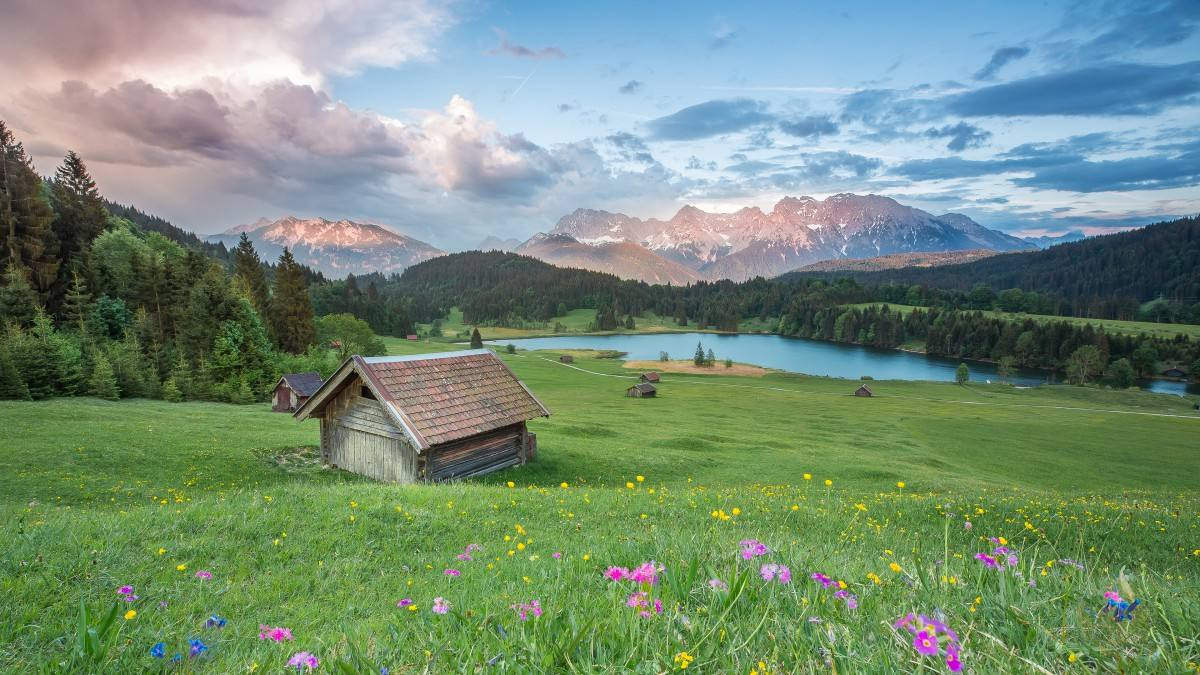
#> input picture 17 Image Balancing/2.jpg, 1200 x 675 px, given in place of rotationTest.mp4, which was not available
$ python Sift.py
#> lines starting #> are read from the running program, lines starting #| are printed output that depends on the picture; pictures that were not available may be replaced by others from this repository, and a replacement may not be noted
'''
Jiayou Qin 03/18/2024
SIFT based stablizer
a simple demo of stablization using sift
Used ransac to estimate affine transformation
'''

import numpy as np
import cv2 as cv
import matplotlib.pyplot as plt

video_path = "rotationTest.mp4" #change this file name as needed
cap = cv.VideoCapture(video_path)


visual_intensity = 1
visualize_points = False
visualize_cursor = True

for i in range(1): #skip frames, must be larger than 1
    success, frame = cap.read()
#> this loop made 1 pass
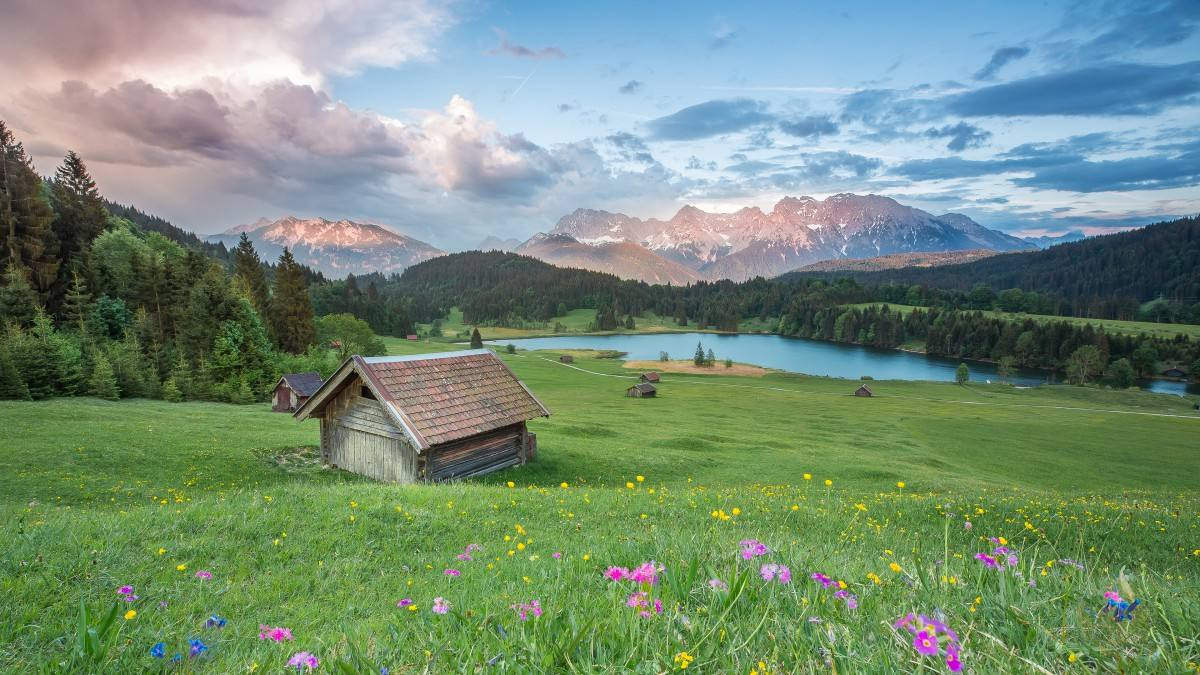
#> input picture 17 Image Balancing/2.jpg, 1200 x 675 px, given in place of rotationTest.mp4, which was not available
# frame = cv.rotate(frame, cv.ROTATE_90_CLOCKWISE)
sift = cv.SIFT_create()
frame = cv.resize(frame,(800,600))
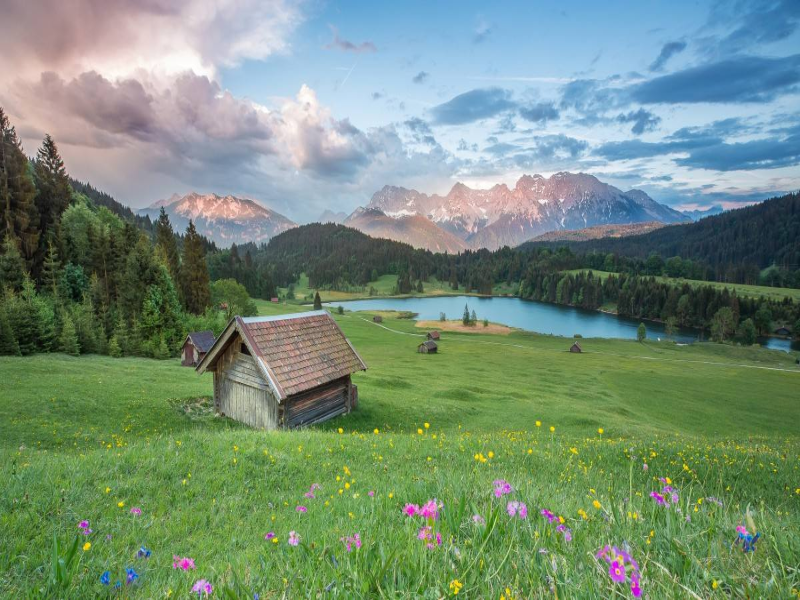
#> frame: shape (600, 800, 3); mean B, G, R 120.5, 141.3, 117.3
y,x = frame.shape[:2]
#> y = 600; x = 800
center = np.array([x/2,y/2], dtype=float)
#> center = [400, 300]
cursor = center.copy()
#> cursor = [400, 300]

last_frame = frame
kp, des = sift.detectAndCompute(frame,None)
#> kp = 2923 keypoints; strongest (x, y, size): (60, 168, 1.9), (340, 430, 2.6), (427, 425, 3), (376, 431, 2.7)
cv.namedWindow('image',cv.WINDOW_NORMAL)
cv.namedWindow('trans',cv.WINDOW_NORMAL)
cv.imshow('image', frame)
cv.waitKey(0) #press key to begin


last_m = None
while True:
    for i in range(5):
        success, frame = cap.read()
    if not success:
        break
    angles = np.array([],dtype=float)
    delta = np.array([],dtype=float)
    p1s = np.array([],dtype=float)
    p2s = np.array([],dtype=float)
    visual_info = np.array([],dtype=float)
    frame = cv.resize(frame,(800,600))
#     frame = cv.rotate(frame, cv.ROTATE_90_CLOCKWISE)
    out_frame = frame.copy()
    if not success:
        break
    kp_,des_ = kp,des
#> kp_ has the same summary as kp
    kp, des = sift.detectAndCompute(frame,None)

    bf = cv.BFMatcher()
    matches = bf.knnMatch(des,des_,k=2)
#> matches = 2923 matches

    # Apply ratio test
    good = []
    for m,n in matches:
        if m.distance < 0.75*n.distance:
            p1 = np.array(kp[m.queryIdx].pt, dtype=float)
            p2 = np.array(kp_[m.trainIdx].pt, dtype=float)
            p1s = np.concatenate((p1s, p1))
            p2s = np.concatenate((p2s, p2))
#> this loop made 2923 passes
#> p2 on passes 5 to 16: [3.66, 116], [3.67, 236.5], [3.67, 236.5], [3.94, 245.2], [3.94, 245.2], [4.86, 286.4], [5.21, 172.3], [5.24, 207], [5.4, 113.6], [5.95, 577.6], [6.04, 184.9], [6.04, 357.9]
#> p2s on passes 1 to 4: [2.35, 241.6], [2.35, 241.6, 2.35, 241.6], [2.35, 241.6, 2.35, 241.6, 2.56, 575.1], [2.35, 241.6, 2.35, 241.6, 2.56, 575.1, 3.09, 498.1]
#> after the loop, p1s = 5846 values, max 797.2 at index 5840, min 2.35 at index 0, mean 381; p2s has the same summary as p1s

    p1s = p1s.reshape(-1,2)
#> p1s = 2923 pairs, first value 2.35 to 797.2, second value 43.07 to 597.2
    p2s = p2s.reshape(-1,2)
#> p2s has the same summary as p1s

    trans_m,_ = cv.estimateAffine2D(p1s,p2s)
#> trans_m = [[1, 3.21e-17, 1.5e-14], [2.68e-17, 1, 1.62e-14]]
    if last_m is not None:
        trans_m[:,:2] = np.matmul(trans_m[:,:2], last_m[:,:2])
        trans_m[:,2] += last_m[:,2]
    last_m = trans_m
#> last_m = [[1, 3.21e-17, 1.5e-14], [2.68e-17, 1, 1.62e-14]]

    trans = cv.warpAffine(frame, trans_m, frame.shape[:2][::-1])
    cv.imshow('trans',trans)
    cv.imshow('image', out_frame)
    k = cv.waitKey(5)
#> (key Esc is pressed here)
    if k ==27:
        break

    last_frame = frame

#     break;
cap.release()
cv.destroyAllWindows()

$ run again, on 17 Image Balancing/3.jpg
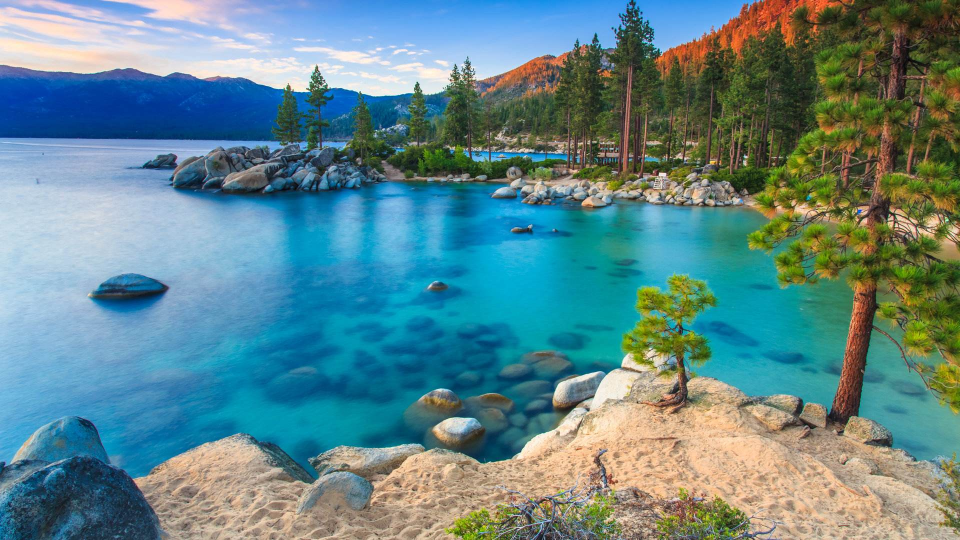
#> input picture 17 Image Balancing/3.jpg, 1920 x 1080 px, given in place of rotationTest.mp4, which was not available (shown at 1/2 size)
#> the loop `for i in range(1):` made 1 pass
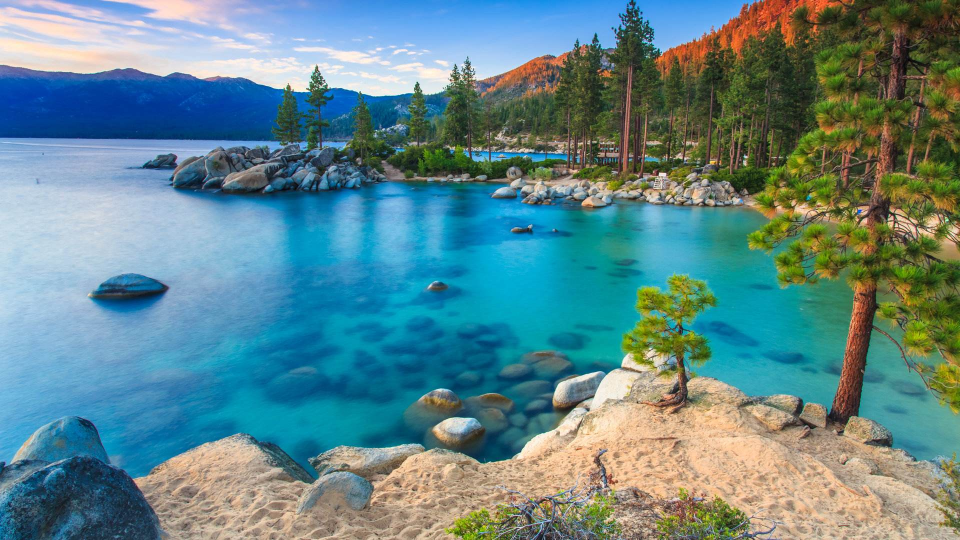
#> input picture 17 Image Balancing/3.jpg, 1920 x 1080 px, given in place of rotationTest.mp4, which was not available (shown at 1/2 size)
#> `frame = cv.resize(frame,(800,600))`:
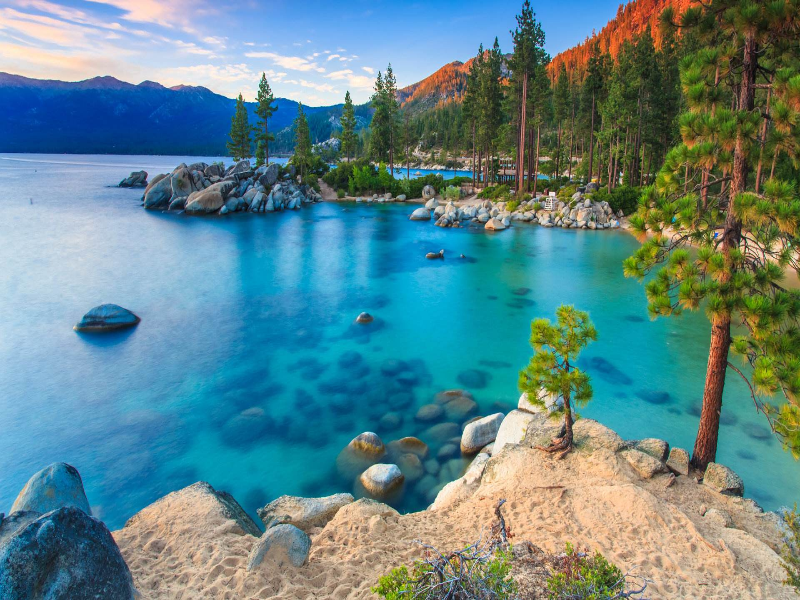
#> frame: shape (600, 800, 3); mean B, G, R 138.8, 134.8, 96.3
#> kp = 3684 keypoints; strongest (x, y, size): (490, 455, 2.5), (378, 473, 15.2), (347, 94, 2.7), (107, 328, 32)
#> kp_ has the same summary as kp
#> matches = 3684 matches
#> the loop `for m,n in matches:` made 3684 passes
#> p2 on passes 5 to 12: [6.54, 581], [7.2, 560.2], [7.66, 567.6], [10.16, 524], [10.17, 560], [10.27, 577], [10.65, 505.2], [10.67, 11.61]
#> after the loop `for m,n in matches:`: p1s = 7368 values, max 796.5 at index 7366, min 3.51 at index 3611, mean 416.2; p2s has the same summary as p1s
#> `p1s = p1s.reshape(-1,2)`: p1s = 3684 pairs, first value 3.69 to 796.5, second value 3.51 to 597.1
#> `p2s = p2s.reshape(-1,2)`: p2s has the same summary as p1s
#> trans_m = [[1, 2.04e-16, -1.78e-13], [1.69e-17, 1, 1.38e-14]]
#> last_m has the same summary as trans_m

$ run again, on 17 Image Balancing/1.png
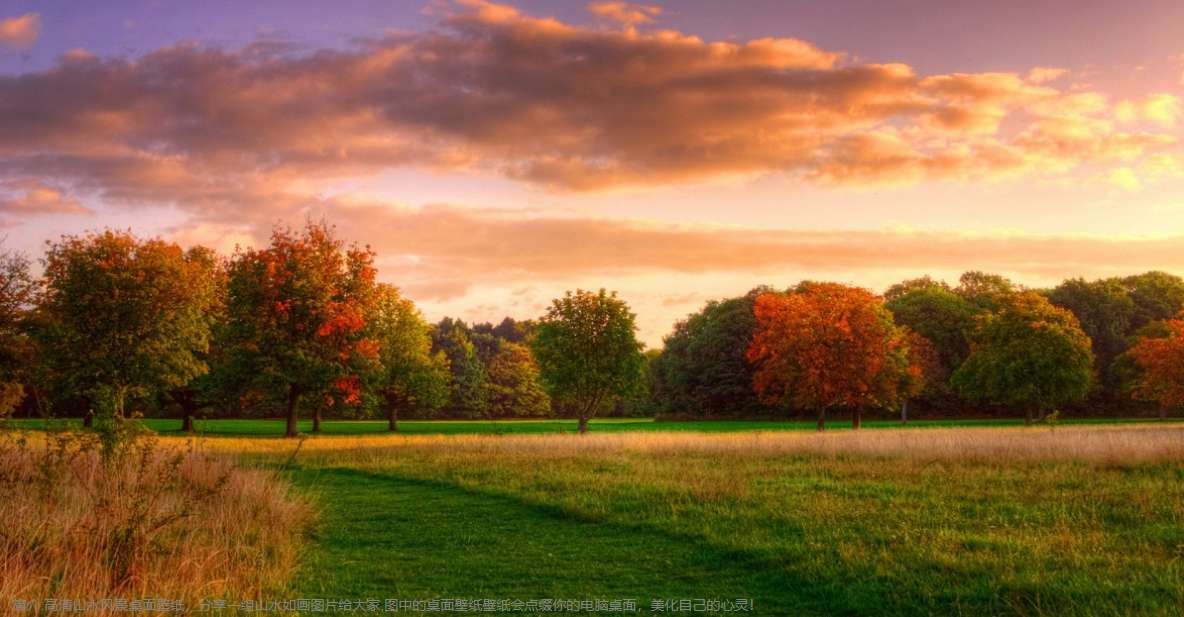
#> input picture 17 Image Balancing/1.png, 1184 x 617 px, given in place of rotationTest.mp4, which was not available
#> the loop `for i in range(1):` made 1 pass
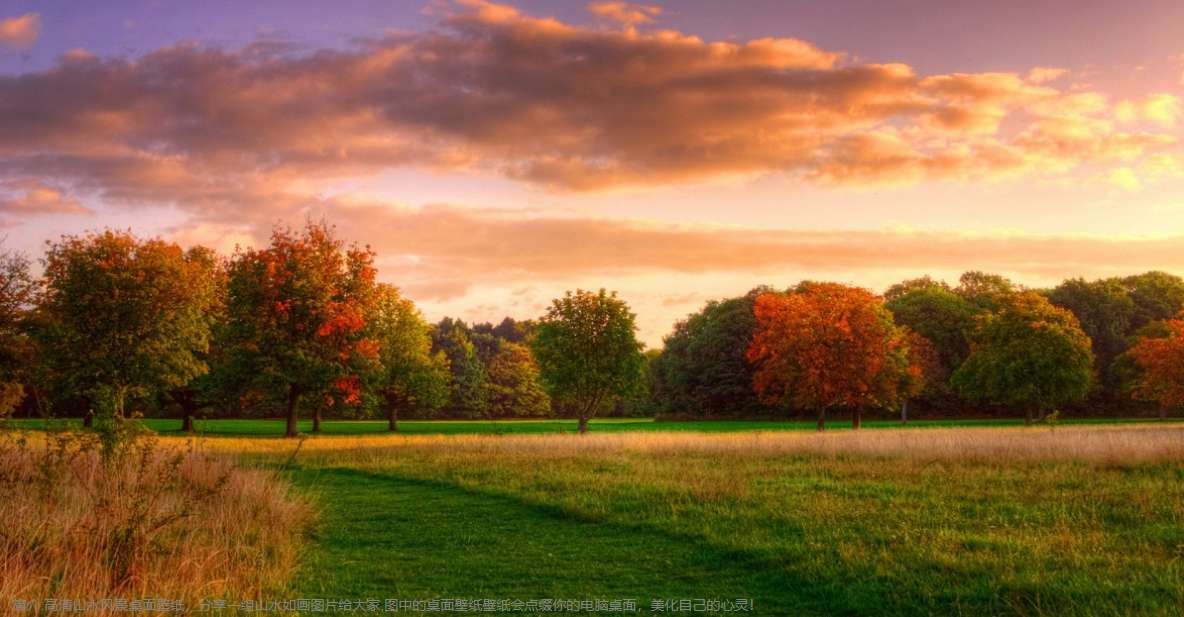
#> input picture 17 Image Balancing/1.png, 1184 x 617 px, given in place of rotationTest.mp4, which was not available
#> `frame = cv.resize(frame,(800,600))`:
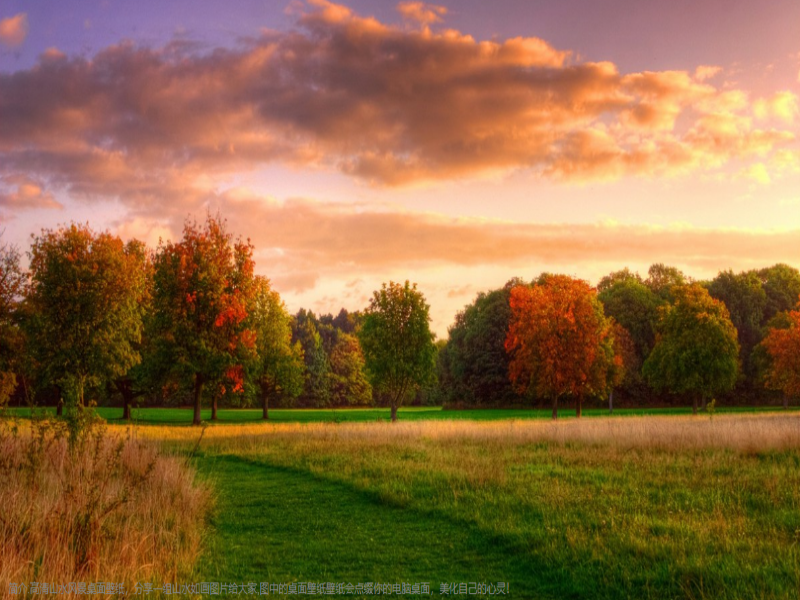
#> frame: shape (600, 800, 3); mean B, G, R 66.2, 105.2, 140.6
#> kp = 1895 keypoints; strongest (x, y, size): (441, 326, 19.2), (447, 299, 39.7), (325, 232, 129.4), (512, 355, 83.1)
#> kp_ has the same summary as kp
#> matches = 1895 matches
#> the loop `for m,n in matches:` made 1895 passes
#> p2 on passes 5 to 12: [2.98, 295.6], [3.89, 403], [4.55, 266], [4.55, 266], [4.78, 291.6], [4.98, 298], [5.27, 434.2], [6.04, 423.8]
#> after the loop `for m,n in matches:`: p1s = 3790 values, max 796.4 at index 3784, min 2.43 at index 0, mean 341.8; p2s has the same summary as p1s
#> `p1s = p1s.reshape(-1,2)`: p1s = 1895 pairs, first value 2.43 to 796.4, second value 9.73 to 596.9
#> `p2s = p2s.reshape(-1,2)`: p2s has the same summary as p1s
#> trans_m = [[1, 0, 0], [-3.18e-16, 1, 4.71e-13]]
